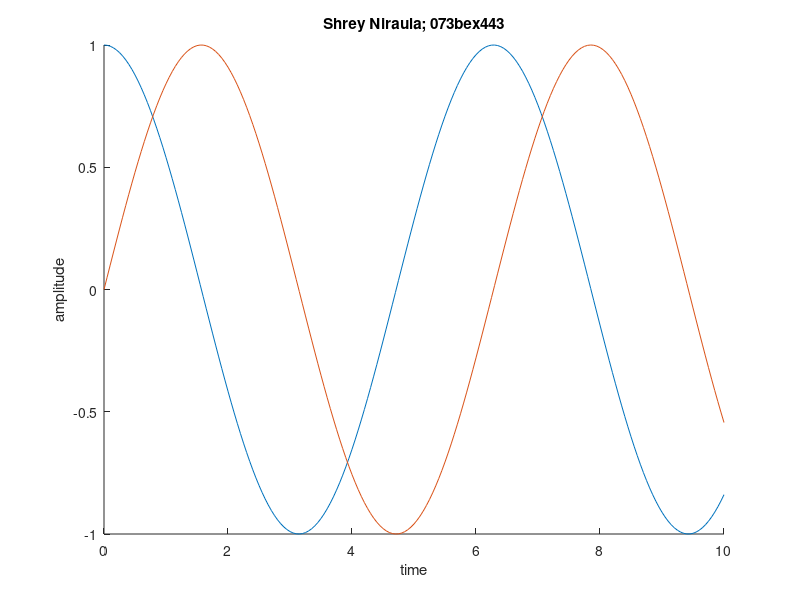

Source code (MATLAB):
% plot of two random functions x=acos(wt), y=asin(wt) on same graph screen
% where, a=1, w=1, t=0 to 10

t= 0:0.05:10;
a= 1;
w=1;
x = a*cos(w*t)
y = a*sin(w*t);

% plot...
% hold on to show on same screen
hold on 
plot(t,x);
plot(t,y);
title('Shrey Niraula; 073bex443');
xlabel('time')
ylabel('amplitude')
